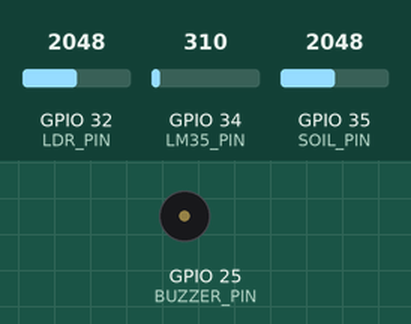
Bench run of a sketch on a simulated ESP32. Parts: buzzer (waves = sounding, pin HIGH). The inputs (shaded band) are chosen by the test bench; at power-on: GPIO 34 (LM35_PIN) = 310, GPIO 32 (LDR_PIN) = 2048, GPIO 35 (SOIL_PIN) = 2048 (analog values on the 0–4095 scale). What the sketch prints to the serial monitor is not drawn.

Above: at 2.2 s.
2.3 s: GPIO 34 (LM35_PIN) set to 264
At 4.5 s:
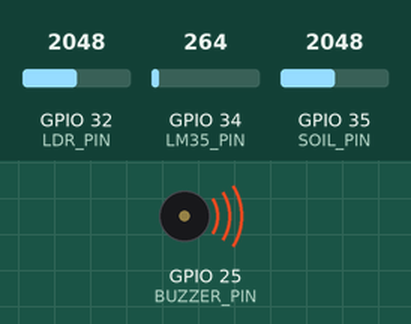
5.3 s: GPIO 34 (LM35_PIN) set to 372
At 6.7 s:
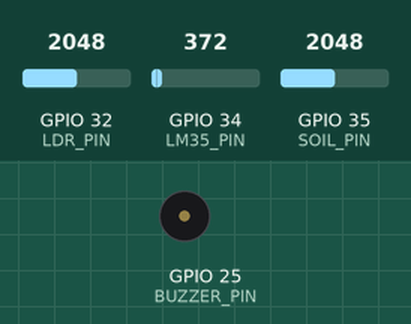
8.1 s: GPIO 32 (LDR_PIN) set to 3559
10.8 s: GPIO 32 (LDR_PIN) set to 3672
Timing chart, 0 to 18.1 s (numbered marks = the images above; inputs shaded):
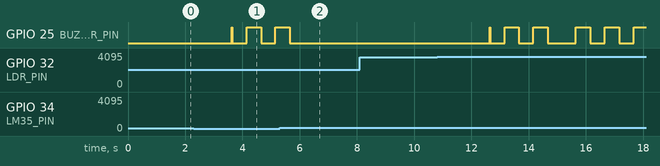

The sketch:

maceta_inteligente_auto.ino
```cpp
// ============================================================
// Maceta Inteligente — Tarea 2 IA
// Web server + clasificación automática con Árbol de Decisión
//
// Modelo: DecisionTreeClassifier entrenado en el notebook
//   max_depth=3, criterion=gini, min_samples_leaf=2
//   Dataset: 191 muestras reales (abril 2026)
//   Clases: 0=Debil | 1=Marchita | 2=Saludable
// ============================================================

#include <WiFi.h>
#include <AsyncTCP.h>
#include <ESPAsyncWebServer.h>

// ─── Pines (mismos que el firmware original) ──────────────
#define LM35_PIN 34
#define SOIL_PIN 35
#define LDR_PIN  32
#define BUZZER_PIN 25

// ─── Tiempos y Control ────────────────────────────────────
unsigned long lastMeasureTime = 0;
const int measureInterval = 3000; // Medir cada 3 segundos
unsigned long lastBuzzerMillis = 0;
bool buzzerState = false;

// ─── Calibración (deben coincidir con el notebook) ────────
const int DRY_VALUE   = 3000;
const int WET_VALUE   = 1225;
const int DARK_VALUE  = 200;
const int LIGHT_VALUE = 4095;

// ─── WiFi AP ──────────────────────────────────────────────
const char* AP_SSID = "MacetaInteligente";
const char* AP_PASS = "";

// ─── Servidor ─────────────────────────────────────────────
AsyncWebServer server(80);

// ─── CSV en RAM ───────────────────────────────────────────
String csvData  = "";
int recordCount = 0;

// ─── Estado global de sensores ────────────────────────────
float filteredHumidity  = 0.0;
bool  firstRead         = true;
float currentTemp       = 0;
float currentHumPct     = 0;
float currentLightPct   = 0;
int   currentHumRaw     = 0;
int   currentLightRaw   = 0;
String currentCondicion = "Desconocido";

// ════════════════════════════════════════════════════════════
// ÁRBOL DE DECISIÓN — exportado desde el notebook de la Tarea 2
//
// Entradas:
//   temperatura → °C directos del LM35 (rango dataset: 18–55 °C)
//   humedad     → % suelo convertida desde ADC (0–100)
//   luz         → % luz convertida desde ADC (0–100)
//
// Retorna: 0=Debil | 1=Marchita | 2=Saludable
// ════════════════════════════════════════════════════════════
int clasificarPlanta(float temperatura, float humedad, float luz) {
    if (humedad <= 28.8500f) {
        if (luz <= 81.6000f) {
            return 1;  // Marchita
        } else {
            return 0;  // Debil
        }
    } else {
        if (luz <= 87.8500f) {
            if (temperatura <= 23.6000f) {
                return 0;  // Debil
            } else {
                return 2;  // Saludable
            }
        } else {
            if (humedad <= 71.9000f) {
                return 0;  // Debil
            } else {
                return 2;  // Saludable
            }
        }
    }
    return -1;
}

String claseANombre(int clase) {
    switch (clase) {
        case 0: return "Debil";
        case 1: return "Marchita";
        case 2: return "Saludable";
        default: return "Desconocido";
    }
}

// ─── LM35 — promedio de mV dividido por 10 → °C ──────────
float lm35_read_celsius() {
    const int samples = 10;
    long mVSum = 0;
    analogRead(LM35_PIN);
    delay(5);
    for (int i = 0; i < samples; i++) {
        mVSum += analogReadMilliVolts(LM35_PIN);
        delay(10);
    }
    return (mVSum / (float)samples) / 10.0f;
}

// ─── Humedad del suelo — ADC promediado → % ──────────────
float readSoilPercent(int &rawOut) {
    const int samples = 20;
    long rawSum = 0;
    analogRead(SOIL_PIN);
    delay(10);
    for (int i = 0; i < samples; i++) {
        rawSum += analogRead(SOIL_PIN);
        delay(20);
    }
    rawOut = rawSum / samples;
    float percent = 100.0f * (DRY_VALUE - rawOut) / (float)(DRY_VALUE - WET_VALUE);
    if (percent < 0)   percent = 0;
    if (percent > 100) percent = 100;
    return percent;
}

// ─── LDR — ADC promediado → % ────────────────────────────
float readLightPercent(int &rawOut) {
    const int samples = 10;
    long rawSum = 0;
    analogRead(LDR_PIN);
    delay(5);
    for (int i = 0; i < samples; i++) {
        rawSum += analogRead(LDR_PIN);
        delay(10);
    }
    rawOut = rawSum / samples;
    float percent = 100.0f * (rawOut - DARK_VALUE) / (float)(LIGHT_VALUE - DARK_VALUE);
    if (percent < 0)   percent = 0;
    if (percent > 100) percent = 100;
    return percent;
}

// ─── Medición y Clasificación ─────────────────────────────
void performMeasurement() {
    int humRaw   = 0;
    int lightRaw = 0;

    float temp     = lm35_read_celsius();
    float humPct   = readSoilPercent(humRaw);
    float lightPct = readLightPercent(lightRaw);

    if (firstRead) {
        filteredHumidity = humPct;
        firstRead = false;
    } else {
        filteredHumidity = 0.8f * filteredHumidity + 0.2f * humPct;
    }

    currentTemp      = temp;
    currentHumPct    = filteredHumidity;
    currentLightPct  = lightPct;
    currentHumRaw    = humRaw;
    currentLightRaw  = lightRaw;

    // Clasificación con el árbol entrenado en el notebook
    int claseIdx = clasificarPlanta(currentTemp, currentHumPct, currentLightPct);
    currentCondicion = claseANombre(claseIdx);

    Serial.printf("[AI] Temp=%.1f°C  Hum=%.1f%%  Luz=%.1f%%  → %s\n",
                  currentTemp, currentHumPct, currentLightPct, currentCondicion.c_str());
}

// ─── HTML del dashboard ───────────────────────────────────
const char INDEX_HTML[] PROGMEM = R"rawliteral(
<!DOCTYPE html>
<html lang="es">
<head>
<meta charset="UTF-8">
<meta name="viewport" content="width=device-width, initial-scale=1.0">
<title>Maceta Inteligente — IA</title>
<style>
  * { box-sizing: border-box; margin: 0; padding: 0; }
  body { font-family: sans-serif; background: #0f172a; color: #e2e8f0; min-height: 100vh; padding: 24px; }
  h1   { text-align: center; font-size: 1.6rem; margin-bottom: 8px; color: #38bdf8; }
  .subtitle { text-align: center; font-size: 0.85rem; color: #64748b; margin-bottom: 28px; }

  /* ── Tarjetas de sensores ── */
  .cards { display: flex; gap: 16px; flex-wrap: wrap; justify-content: center; margin-bottom: 28px; }
  .card { background: #1e293b; border-radius: 16px; padding: 24px; min-width: 160px; flex: 1; max-width: 220px; text-align: center; border: 1px solid #334155; }
  .card .icon  { font-size: 2rem; margin-bottom: 8px; }
  .card .label { font-size: 0.75rem; color: #64748b; text-transform: uppercase; letter-spacing: 0.05em; margin-bottom: 4px; }
  .card .value { font-size: 2rem; font-weight: 700; }
  .card .unit  { font-size: 0.85rem; color: #94a3b8; }
  .temp  .value { color: #f97316; }
  .hum   .value { color: #34d399; }
  .light .value { color: #fbbf24; }

  /* ── Tarjeta de estado IA ── */
  .estado-card { background: #1e293b; border-radius: 16px; padding: 24px 20px; min-width: 180px; flex: 1; max-width: 240px; text-align: center; border: 2px solid #334155; transition: border-color 0.5s, background 0.5s; }
  .estado-card .emoji     { font-size: 3.2rem; margin-bottom: 10px; line-height: 1; transition: opacity 0.3s; }
  .estado-card .label     { font-size: 0.75rem; color: #64748b; text-transform: uppercase; letter-spacing: 0.05em; margin-bottom: 6px; }
  .estado-card .condicion { font-size: 1.3rem; font-weight: 700; transition: color 0.5s; }
  .estado-card.saludable  { border-color: #34d399; background: #0d2b1f; }
  .estado-card.saludable .condicion { color: #34d399; }
  .estado-card.debil      { border-color: #fbbf24; background: #2b1f05; }
  .estado-card.debil      .condicion { color: #fbbf24; }
  .estado-card.marchita   { border-color: #f87171; background: #2b0a0a; }
  .estado-card.marchita   .condicion { color: #f87171; }

  /* ── Secciones ── */
  .section { background: #1e293b; border-radius: 16px; padding: 24px; margin-bottom: 20px; border: 1px solid #334155; max-width: 820px; margin-left: auto; margin-right: auto; }
  .section h2 { font-size: 1rem; color: #94a3b8; margin-bottom: 16px; }
  .btn-row { display: flex; gap: 12px; flex-wrap: wrap; }
  button { padding: 12px 24px; border-radius: 10px; border: none; font-size: 0.95rem; cursor: pointer; font-weight: 600; transition: opacity 0.2s; }
  button:hover { opacity: 0.85; }
  .btn-save     { background: #38bdf8; color: #0f172a; }
  .btn-download { background: #34d399; color: #0f172a; }
  .btn-clear    { background: #f87171; color: #0f172a; }
  .status { margin-top: 12px; font-size: 0.85rem; color: #34d399; min-height: 20px; }

  /* ── Tabla ── */
  table { width: 100%; border-collapse: collapse; font-size: 0.85rem; }
  th { text-align: left; padding: 10px 12px; color: #64748b; border-bottom: 1px solid #334155; font-weight: 500; }
  td { padding: 10px 12px; border-bottom: 1px solid #1e293b; }
  tr:last-child td { border-bottom: none; }
  tr:hover td { background: #0f172a; }
  .no-records { text-align: center; color: #475569; padding: 24px; }
  .count { font-size: 0.8rem; color: #475569; margin-top: 8px; }

  /* ── Badges de condición ── */
  .badge { display: inline-block; padding: 3px 10px; border-radius: 99px; font-size: 0.78rem; font-weight: 600; }
  .badge-saludable { background: #14532d; color: #34d399; }
  .badge-debil     { background: #451a03; color: #fbbf24; }
  .badge-marchita  { background: #450a0a; color: #f87171; }
</style>
</head>
<body>

<h1>🪴 Maceta Inteligente — IA</h1>
<p class="subtitle">Clasificación automática con Árbol de Decisión entrenado en el notebook</p>

<div class="cards">
  <div class="card temp">
    <div class="icon">🌡️</div>
    <div class="label">Temperatura</div>
    <div class="value" id="temp">--</div>
    <div class="unit">°C</div>
  </div>
  <div class="card hum">
    <div class="icon">🌱</div>
    <div class="label">Humedad suelo</div>
    <div class="value" id="hum">--</div>
    <div class="unit">%</div>
  </div>
  <div class="card light">
    <div class="icon">☀️</div>
    <div class="label">Luz</div>
    <div class="value" id="light">--</div>
    <div class="unit">%</div>
  </div>
  <div class="estado-card" id="estado-card">
    <div class="emoji" id="emoji">🌿</div>
    <div class="label">Estado IA</div>
    <div class="condicion" id="condicion">--</div>
  </div>
</div>

<div class="section">
  <h2>Registros de la sesión</h2>
  <div class="btn-row">
    <button class="btn-save"     onclick="saveRecord()">💾 Guardar lectura</button>
    <button class="btn-download" onclick="downloadCSV()">⬇️ Descargar CSV</button>
    <button class="btn-clear"    onclick="clearRecords()">🗑️ Limpiar</button>
  </div>
  <div class="status" id="status"></div>
  <div id="table-container" style="margin-top:16px">
    <p class="no-records">Aún no hay registros guardados.</p>
  </div>
  <p class="count" id="count"></p>
</div>

<script>
let records = [];

const EMOJIS = { 'Saludable': '😊', 'Debil': '😐', 'Marchita': '💀' };
const CSS    = { 'Saludable': 'saludable', 'Debil': 'debil', 'Marchita': 'marchita' };

function updateSensors() {
  fetch('/sensors')
    .then(r => r.json())
    .then(d => {
      document.getElementById('temp').textContent  = d.temp.toFixed(1);
      document.getElementById('hum').textContent   = d.hum_pct.toFixed(1);
      document.getElementById('light').textContent = d.light_pct.toFixed(1);

      document.getElementById('emoji').textContent     = EMOJIS[d.condicion] || '❓';
      document.getElementById('condicion').textContent = d.condicion;
      document.getElementById('estado-card').className = 'estado-card ' + (CSS[d.condicion] || '');
    })
    .catch(() => {});
}

function saveRecord() {
  const now   = new Date();
  const fecha = now.toLocaleDateString('es-UY');
  const hora  = now.toLocaleTimeString('es-UY');
  fetch('/save?fecha=' + encodeURIComponent(fecha) + '&hora=' + encodeURIComponent(hora))
    .then(r => r.json())
    .then(d => {
      records.push(d);
      document.getElementById('status').style.color = '#34d399';
      document.getElementById('status').textContent = '✅ Lectura guardada — Estado: ' + d.condicion;
      renderTable();
      setTimeout(() => document.getElementById('status').textContent = '', 3500);
    })
    .catch(() => {
      document.getElementById('status').style.color = '#f87171';
      document.getElementById('status').textContent = 'Error al guardar.';
    });
}

function badgeHTML(cond) {
  const cls = CSS[cond] ? 'badge-' + CSS[cond] : '';
  return '<span class="badge ' + cls + '">' + (EMOJIS[cond] || '') + ' ' + cond + '</span>';
}

function renderTable() {
  if (records.length === 0) {
    document.getElementById('table-container').innerHTML = '<p class="no-records">Aún no hay registros guardados.</p>';
    document.getElementById('count').textContent = '';
    return;
  }
  let html = '<table><thead><tr>' +
    '<th>#</th><th>Fecha</th><th>Hora</th>' +
    '<th>Temp (°C)</th><th>Humedad (%)</th><th>Luz (%)</th><th>Estado IA</th>' +
    '</tr></thead><tbody>';
  records.forEach((r, i) => {
    html += '<tr>' +
      '<td>' + (i + 1)             + '</td>' +
      '<td>' + r.fecha             + '</td>' +
      '<td>' + r.hora              + '</td>' +
      '<td>' + r.temp              + '</td>' +
      '<td>' + r.hum_pct           + '</td>' +
      '<td>' + r.light_pct         + '</td>' +
      '<td>' + badgeHTML(r.condicion) + '</td>' +
      '</tr>';
  });
  html += '</tbody></table>';
  document.getElementById('table-container').innerHTML = html;
  document.getElementById('count').textContent = records.length + ' registro(s) en esta sesión.';
}

function downloadCSV() {
  fetch('/csv')
    .then(r => r.text())
    .then(text => {
      if (!text || text === 'vacio') { alert('No hay registros para descargar.'); return; }
      const blob = new Blob([text], { type: 'text/csv' });
      const url  = URL.createObjectURL(blob);
      const a    = document.createElement('a');
      a.href     = url;
      a.download = 'maceta_IA_' + new Date().toISOString().slice(0, 10) + '.csv';
      a.click();
      URL.revokeObjectURL(url);
    });
}

function clearRecords() {
  if (!confirm('¿Seguro que querés limpiar todos los registros?')) return;
  fetch('/clear').then(() => {
    records = [];
    renderTable();
    document.getElementById('status').style.color = '#f87171';
    document.getElementById('status').textContent = 'Registros eliminados.';
    setTimeout(() => document.getElementById('status').textContent = '', 3000);
  });
}

updateSensors();
setInterval(updateSensors, 3000);
</script>
</body>
</html>
)rawliteral";

// ─── Setup ────────────────────────────────────────────────
void setup() {
    Serial.begin(115200);
    delay(1000);

    pinMode(BUZZER_PIN, OUTPUT);
    digitalWrite(BUZZER_PIN, LOW);

    analogReadResolution(12);
    analogSetPinAttenuation(LM35_PIN, ADC_11db);
    analogSetPinAttenuation(SOIL_PIN, ADC_11db);
    analogSetPinAttenuation(LDR_PIN,  ADC_11db);

    csvData = "fecha,hora,temperatura,humedad,luz,condicion\n";

    WiFi.softAP(AP_SSID, AP_PASS);
    Serial.print("AP iniciado. IP: ");
    Serial.println(WiFi.softAPIP());

    // ── Página principal ──────────────────────────────────
    server.on("/", HTTP_GET, [](AsyncWebServerRequest *req) {
        req->send_P(200, "text/html", INDEX_HTML);
    });

    // ── Sensores + predicción → JSON ──────────────────────
    server.on("/sensors", HTTP_GET, [](AsyncWebServerRequest *req) {
        String json = "{\"temp\":"        + String(currentTemp, 1)      +
                      ",\"hum_pct\":"     + String(currentHumPct, 1)    +
                      ",\"light_pct\":"   + String(currentLightPct, 1)  +
                      ",\"condicion\":\"" + currentCondicion             + "\"}";
        req->send(200, "application/json", json);
    });

    // ── Guardar lectura con predicción automática ─────────
    server.on("/save", HTTP_GET, [](AsyncWebServerRequest *req) {
        String fecha = "sin fecha";
        String hora  = "sin hora";
        if (req->hasParam("fecha")) fecha = req->getParam("fecha")->value();
        if (req->hasParam("hora"))  hora  = req->getParam("hora")->value();

        recordCount++;

        // CSV guarda valores raw (mismo formato que el dataset de entrenamiento)
        csvData += fecha + "," +
                   hora  + "," +
                   String(currentTemp, 1)  + "," +
                   String(currentHumRaw)   + "," +
                   String(currentLightRaw) + "," +
                   currentCondicion        + "\n";

        // JSON devuelve porcentajes para la tabla del dashboard
        String json = "{\"fecha\":\""    + fecha           + "\"," +
                      "\"hora\":\""      + hora            + "\"," +
                      "\"temp\":"        + String(currentTemp, 1)     + "," +
                      "\"hum_pct\":"     + String(currentHumPct, 1)   + "," +
                      "\"light_pct\":"   + String(currentLightPct, 1) + "," +
                      "\"condicion\":\"" + currentCondicion            + "\"}";
        req->send(200, "application/json", json);

        Serial.printf("[SAVE] %s %s | hum_raw:%d luz_raw:%d | %s\n",
                      fecha.c_str(), hora.c_str(),
                      currentHumRaw, currentLightRaw, currentCondicion.c_str());
    });

    // ── Descargar CSV ─────────────────────────────────────
    server.on("/csv", HTTP_GET, [](AsyncWebServerRequest *req) {
        if (recordCount == 0) { req->send(200, "text/plain", "vacio"); return; }
        req->send(200, "text/csv", csvData);
    });

    // ── Limpiar registros ─────────────────────────────────
    server.on("/clear", HTTP_GET, [](AsyncWebServerRequest *req) {
        csvData = "fecha,hora,temperatura,humedad,luz,condicion\n";
        recordCount = 0;
        req->send(200, "text/plain", "ok");
        Serial.println("[CLEAR] Registros eliminados.");
    });

    server.begin();
    Serial.println("Servidor iniciado.");
    Serial.println("Conectate a WiFi: MacetaInteligente");
    Serial.println("Luego abrí: http://192.168.4.1");
}

// ─── Loop ─────────────────────────────────────────────────
void loop() {
    unsigned long currentMillis = millis();

    // Medición periódica
    if (currentMillis - lastMeasureTime >= measureInterval) {
        lastMeasureTime = currentMillis;
        performMeasurement();
    }

    // Lógica del Buzzer (No bloqueante)
    if (currentCondicion == "Marchita") {
        // Beep rápido (100ms ON, 100ms OFF)
        if (currentMillis - lastBuzzerMillis >= 100) {
            lastBuzzerMillis = currentMillis;
            buzzerState = !buzzerState;
            digitalWrite(BUZZER_PIN, buzzerState ? HIGH : LOW);
        }
    } else if (currentCondicion == "Debil") {
        // Beep lento (500ms ON, 500ms OFF)
        if (currentMillis - lastBuzzerMillis >= 500) {
            lastBuzzerMillis = currentMillis;
            buzzerState = !buzzerState;
            digitalWrite(BUZZER_PIN, buzzerState ? HIGH : LOW);
        }
    } else {
        // Saludable o Desconocido: Apagar
        digitalWrite(BUZZER_PIN, LOW);
        buzzerState = false;
    }

    delay(10); // Pequeña pausa para estabilidad
}
```

Measured:
- the behaviour switches between 295 and 294 on GPIO 34 (LM35_PIN) (found by bisection; images 0 and 1)
- after the input at 2.3 s, GPIO 25 (BUZZER_PIN): goes HIGH 0.01 s, LOW 0.50 s, HIGH 0.50 s, LOW 0.50 s, then HIGH, starting after 1.3 s
- after the input at 5.3 s, GPIO 25 (BUZZER_PIN): goes on until 5.7 s, then stays LOW
- after the input at 8.1 s, every drawn part: stays the same
